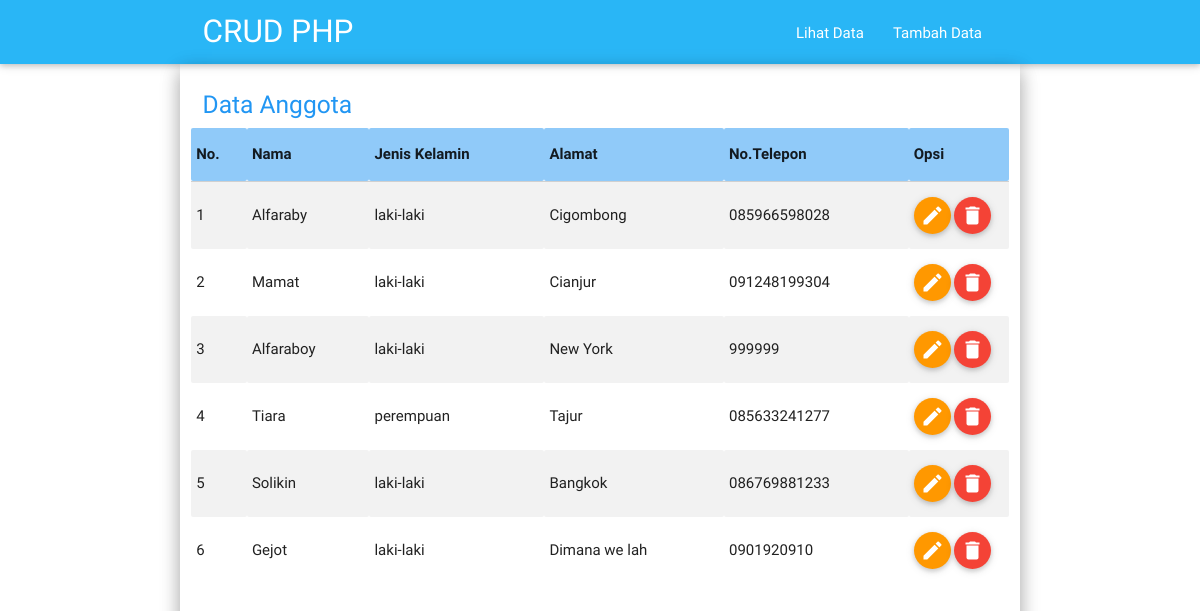
Page /?page=tampil on the committed database.
### tables this page shows
CREATE TABLE `tb_anggota` (
  `id` int(11) NOT NULL,
  `nama` varchar(50) NOT NULL,
  `jk` enum('laki-laki','perempuan','','') NOT NULL,
  `alamat` text NOT NULL,
  `telp` varchar(15) NOT NULL
);

### _koneksi.php (called while the page is built, shortened)
<?php
$db = mysqli_connect("localhost", "root", "", "crud_master");
function show($table, $where = null)
{
	global $db;
	$command = "SELECT * FROM $table";
	$query = mysqli_query($db, $command) or die ($db->error);
	$row = array();
	while ($rows = mysqli_fetch_array($query, MYSQLI_BOTH)) {
		$row[] = $rows;
	}
	return $row;
}
?>

### index.php (the view, shortened to what this page needs)
<?php
include "_koneksi.php";
?>
<!DOCTYPE html>
<html>
<head>
	<link rel="stylesheet" href="css/materialize.css" />
</head>
<body>
	<nav class="light-blue lighten-1" role="navigation">
		<div class="nav-wrapper container"><a id="logo-container" href="./" class="brand-logo">CRUD PHP</a>
			<ul class="right hide-on-med-and-down">
				<li><a class="waves-effect waves-light" href="?page=tampil">Lihat Data</a></li>
				<li><a class="waves-effect waves-light" href="?page=tambah">Tambah Data</a></li>
			</ul>
		</div>
	</nav>
	<div class="container z-depth-2" style="min-height: 580px;">
		<div class="section">
			<?php
			if(@$_GET['page'] == ''){
				echo "<title>Halaman Utama</title>";
				echo "Selamat Datang di Halaman Utama";
			}else if(@$_GET['page'] == 'tampil'){
			?>
				<h5 class="blue-text">Data Anggota</h2>
				<div class="row">
					<table class="col s12 striped">
						<thead>
							<tr class="blue lighten-3">
								<th>No.</th>
								<th>Nama</th>
								<th>Jenis Kelamin</th>
								<th>Alamat</th>
								<th>No.Telepon</th>
								<th>Opsi</th>
							</tr>
						</thead>
					<tbody>
					<?php
					$no = 1;
					$row = show("tb_anggota");
					foreach ($row as $data) {
					?>
						<tr>
							<td><?php echo $no++; ?></td>
							<td><?php echo $data['nama']; ?></td>
							<td><?php echo $data['jk']; ?></td>
							<td><?php echo $data['alamat']; ?></td>
							<td><?php echo $data['telp']; ?></td>
							<td width="100px" align="center">
								<a href="?page=edit&id=<?php echo $data[0]; ?>" class="btn-floating waves-effect waves-light orange"><i class="mdi-editor-mode-edit"></i></a>
								<a onclick="return confirm('Yakin Akan Menghapus Data ?');" href="?page=hapus&id=<?php echo $data[0]; ?>"class="btn-floating waves-effect waves-light red"><i class="mdi-action-delete"></i></a>
							</td>
						</tr>
					<?php
					}
					?>
					</tbody>
				</table>
			</div>
		<?php
		}else if(@$_GET['page'] == 'tambah'){
			include "tambah.php";
		}else if(@$_GET['page'] == 'edit'){
			include "edit.php";
		}else if(@$_GET['page'] == 'hapus'){
			$id = @$_GET['id'];
			mysqli_query($db, "DELETE FROM tb_anggota WHERE id = '$id'") or die ($db->error);
			header("location:?page=tampil");
		}
		?>
		</div>
	</div>
</body>
</html>

### rows in the picture
tb_anggota: nama "Alfaraby", jk "laki-laki", alamat "Cigombong", telp "085966598028"
tb_anggota: nama "Mamat", jk "laki-laki", alamat "Cianjur", telp "091248199304"
tb_anggota: nama "Alfaraboy", jk "laki-laki", alamat "New York", telp "999999"
tb_anggota: nama "Tiara", jk "perempuan", alamat "Tajur", telp "085633241277"
tb_anggota: nama "Solikin", jk "laki-laki", alamat "Bangkok", telp "086769881233"
tb_anggota: nama "Gejot", jk "laki-laki", alamat "Dimana we lah", telp "0901920910"
